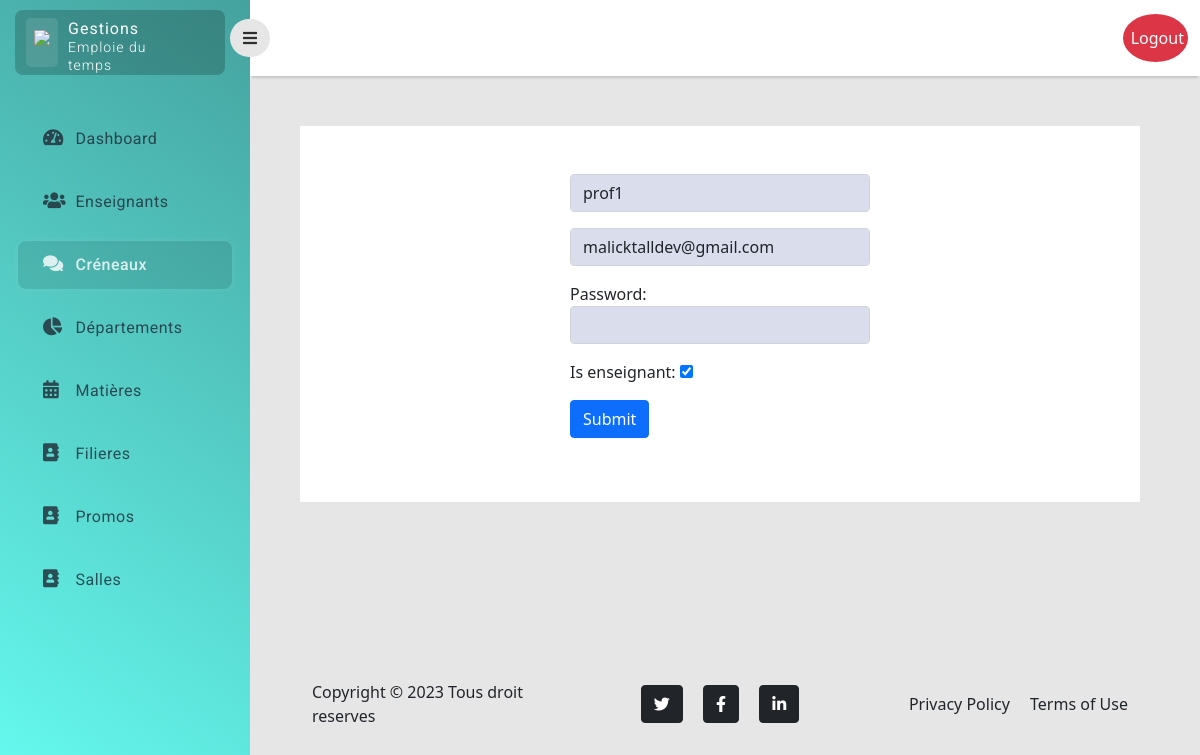
/enseignant/update/5 (signed in), run on an earlier commit of the app's database.
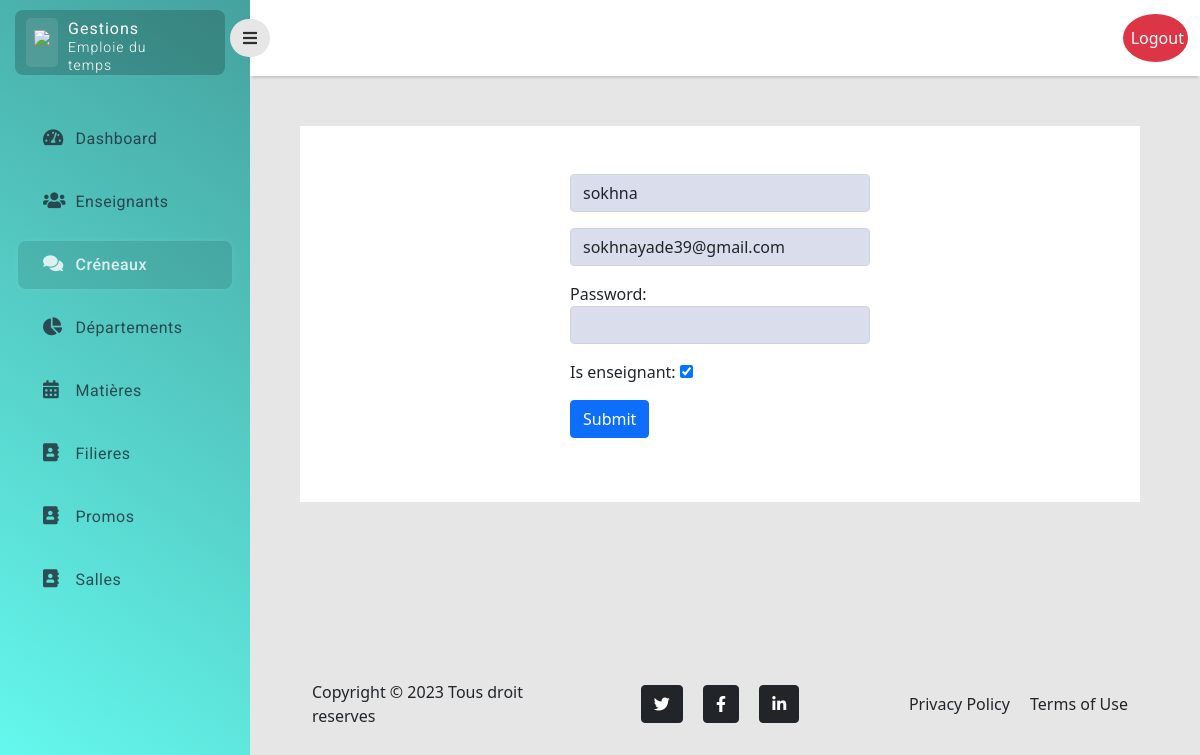
And on a later commit of the database.
### myApp/models.py (models this page shows)
class User(AbstractUser):
    is_enseignant = models.BooleanField(default=False)
    departements = models.ManyToManyField(Departement, blank=True)

### myApp/enseignant/views.py (the view, shortened to what this page needs)
# urls.py: path('update/<int:my_id>', update, name="crenaux.update"),
@login_required(login_url="/login/")
@staff_member_required
def update(request, my_id):
    enseignant = User.objects.get(id=my_id)
    form = EnseignantForm(request.POST or None, instance=enseignant)
    return render(request, 'enseignant/update.html', {'message': messages, 'form': form})

### myApp/enseignant/forms.py
class EnseignantForm (forms.ModelForm, forms.Form):
    class Meta:
        model = User
        fields = ('username', 'email', 'password', 'is_enseignant')
    username = forms.CharField(label='', required=False, widget=forms.TextInput(
        attrs={
            'placeholder': 'Nom de l\'enseignant',
            'class': 'form-control'
        }
    ))
    email = forms.EmailField(label='', required=False, widget=forms.TextInput(
        attrs={
            'placeholder': 'Email de l\'enseignant',
            'class': 'form-control'
        }
    ))
    password = forms.CharField(required=False, widget=forms.PasswordInput(
        attrs={
            'class': 'form-control'
        }
    ))
    is_enseignant = forms.BooleanField(required=False)

### myApp/templates/enseignant/update.html (shortened to what this page needs)
{% extends 'layouts/base.html' %}
{% block main %}
<div class="main-content add-formulaire ">
  <form method="POST" action="">
    <div class="row m-5 p-5 enseignant">
      <div class="col-6 col-sm-12 col-md-6 mb-3  ">
        {{ form.as_p }}
        <button type="submit" class="btn btn-primary">Submit</button>
      </div>
    </div>
  </form>
</div>
{% endblock main %}

What changed in the data, as far as the page shows it:
changed User: username "prof1" → "sokhna"; email "malicktalldev@gmail.com" → "sokhnayade39@gmail.com"
